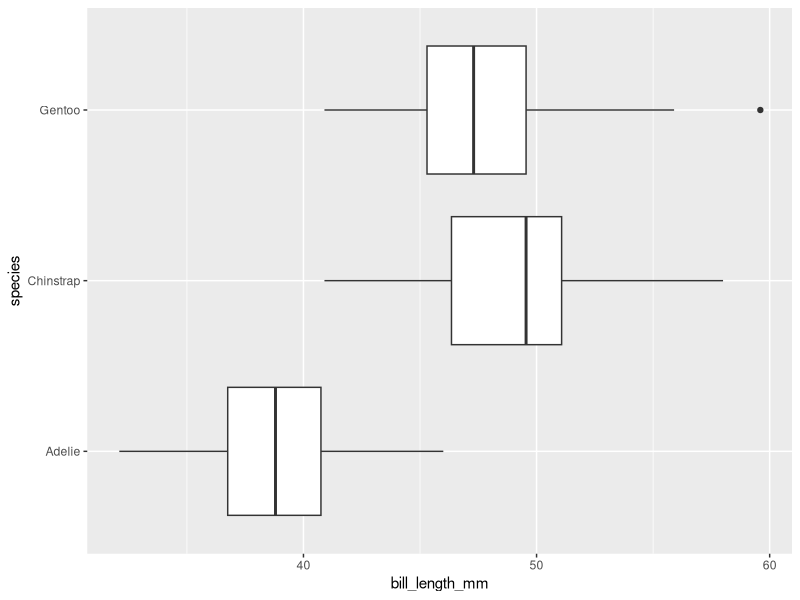

Generate this figure with R:
## ---- chunk 1
library(tidyverse)
library(palmerpenguins)
## ---- chunk 2
summary(penguins)
## ---- chunk 3
ggplot(
  data = penguins,
  mapping = aes(x = bill_length_mm,
                y = species)
  )+ 
  geom_boxplot()
